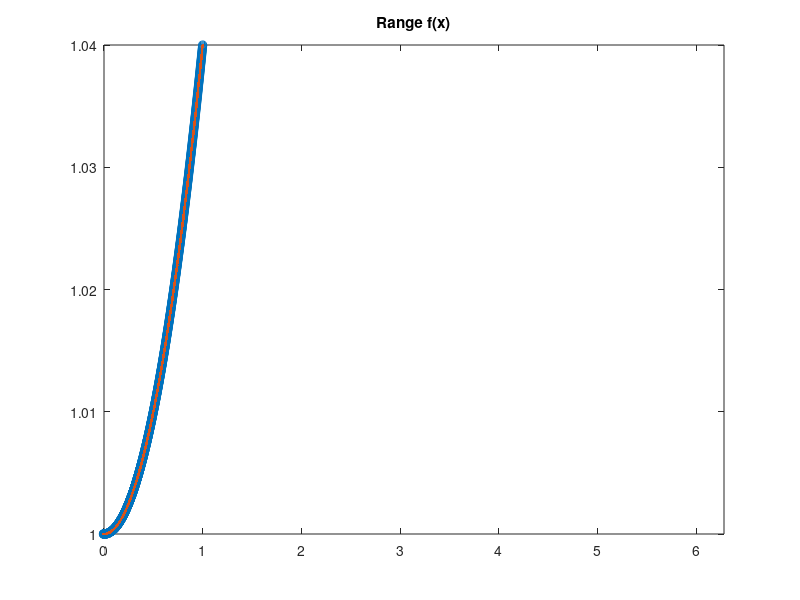

Here is the MATLAB script that generated this plot:
x = -1:1/1000:1; 
v = 1 + 1./25*x.^2;

xq = -1:1/1000:1;

figure
vq1 = interp1(x,v,xq);
plot(x,v,'o',xq,vq1,':.');
xlim([0 2*pi]);
title('Range f(x)');